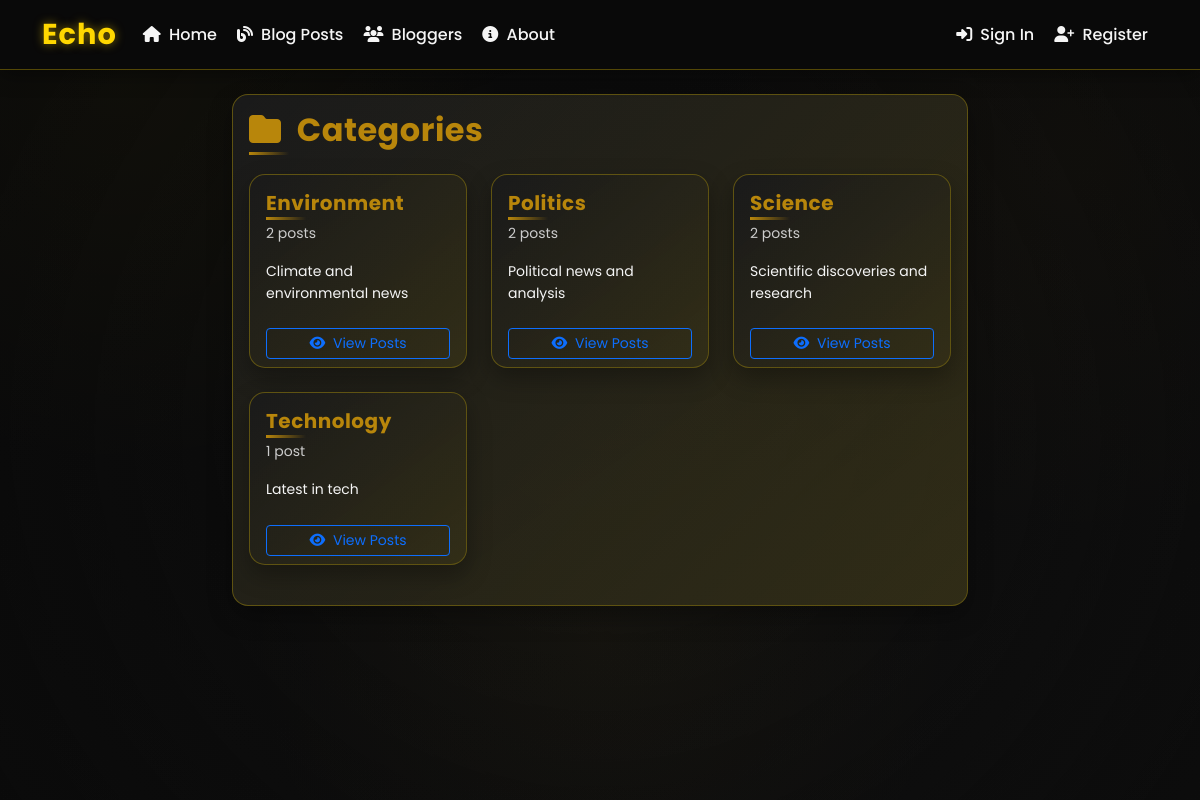
Screenshot of /blog/categories/ with the database file from the repository.
### app/models.py (models this page shows, shortened)
class Category(models.Model):
    name = models.CharField(max_length=100, unique=True)
    slug = models.SlugField(max_length=100, unique=True)
    description = models.TextField(blank=True)
    created_at = models.DateTimeField(auto_now_add=True)
    class Meta:
        verbose_name_plural = 'Categories'
        ordering = ['name']

### app/views.py (the view)
# urls.py: path('blog/categories/', views.category_list, name='category_list'),
def category_list(request):
    categories = Category.objects.all()
    return render(request, 'category_list.html', {'categories': categories})

### app/templates/category_list.html (shortened to what this page needs)
{% extends 'base.html' %}
{% block content %}
<div class="row">
    <div class="col-lg-8 mx-auto">
        <div class="card glass-card mb-4">
            <div class="card-body">
                <div class="d-flex justify-content-between align-items-center mb-4">
                    <h2 class="card-title with-line mb-0">
                        <i class="fas fa-folder me-2"></i>
                        Categories
                    </h2>
                </div>
                {% if categories %}
                <div class="row">
                    {% for category in categories %}
                        <div class="col-md-4 mb-4">
                            <div class="card post-card h-100">
                                <div class="card-body">
                                    <h5 class="card-title mb-2">{{ category.name }}</h5>
                                    <p class="text-muted small mb-3">
                                        {{ category.posts.count }} post{{ category.posts.count|pluralize }}
                                    </p>
                                    {% if category.description %}
                                    <p class="card-text small">{{ category.description|truncatechars:100 }}</p>
                                    {% endif %}
                                </div>
                                <div class="card-footer bg-transparent border-0">
                                    <a href="{% url 'category_detail' category.slug %}" class="btn btn-sm btn-outline-primary w-100">
                                        <i class="fas fa-eye me-1"></i> View Posts
                                    </a>
                                </div>
                            </div>
                        </div>
                    {% endfor %}
                </div>
                {% endif %}
            </div>
        </div>
    </div>
</div>
{% endblock %}

### app/templates/base.html (style rules this page uses)
:root { --primary: #FFD700; --primary-light: #FFDF45; --primary-dark: #D4AF37; --accent: #B8860B; --accent-alt: #FFF8DC; --bg-dark: #0A0A0A; --bg-card: #1A1A1A; --text-light: #F5F5F5; --text-muted: #CCCCCC; --success: #D4AF37; --warning: #FF8C00; --danger: #B22222; --card-border-radius: 16px; --btn-border-radius: 12px; --input-border-radius: 10px; }
body { background: linear-gradient(135deg, var(--bg-dark) 0%, #121212 100%); color: var(--text-light); font-family: 'Poppins', sans-serif; min-height: 100vh; position: relative; overflow-x: hidden; }
body::before { content: ''; position: fixed; top: 0; left: 0; width: 100%; height: 100%; background: radial-gradient(circle at 10% 10%, rgba(255, 215, 0, 0.05) 0%, transparent 30%), radial-gradient(circle at 90% 20%, rgba(184, 134, 11, 0.05) 0%, transparent 30%), radial-gradient(circle at 50% 80%, rgba(212, 175, 55, 0.05) 0%, transparent 40%); pointer-events: none; z-index: -1; }
.card { background: linear-gradient(145deg, var(--bg-card) 0%, rgba(26, 26, 26, 0.9) 100%); border: 1px solid rgba(255, 215, 0, 0.3); box-shadow: 0 10px 25px rgba(0, 0, 0, 0.3); border-radius: var(--card-border-radius); transition: all 0.4s cubic-bezier(0.175, 0.885, 0.32, 1.275); overflow: hidden; position: relative; z-index: 1; }
.card::before { content: ''; position: absolute; top: 0; left: 0; width: 100%; height: 100%; background: linear-gradient(135deg, transparent 0%, rgba(255, 215, 0, 0.1) 100%); z-index: -1; }
.card::after { content: ''; position: absolute; top: -50%; left: -50%; width: 200%; height: 200%; background: radial-gradient(circle, rgba(184, 134, 11, 0.1) 0%, transparent 70%); opacity: 0; z-index: -1; transition: opacity 0.4s ease; }
.card-title { color: var(--accent); font-weight: 700; letter-spacing: 0.5px; margin-bottom: 15px; position: relative; display: inline-block; }
.card-title::after { content: ''; position: absolute; bottom: -5px; left: 0; width: 40px; height: 3px; background: linear-gradient(to right, var(--accent), transparent); }
.card-text { color: var(--text-light); line-height: 1.6; }
.text-muted { color: var(--text-muted) !important; }
a { color: var(--primary); text-decoration: none; transition: all 0.3s ease; position: relative; }

### rows the page displays
Category: name "Environment", posts.count "2", description "Climate and environmental news"
Category: name "Politics", posts.count "2", description "Political news and analysis"
Category: name "Science", posts.count "2", description "Scientific discoveries and research"
Category: name "Technology", posts.count "1", description "Latest in tech"
